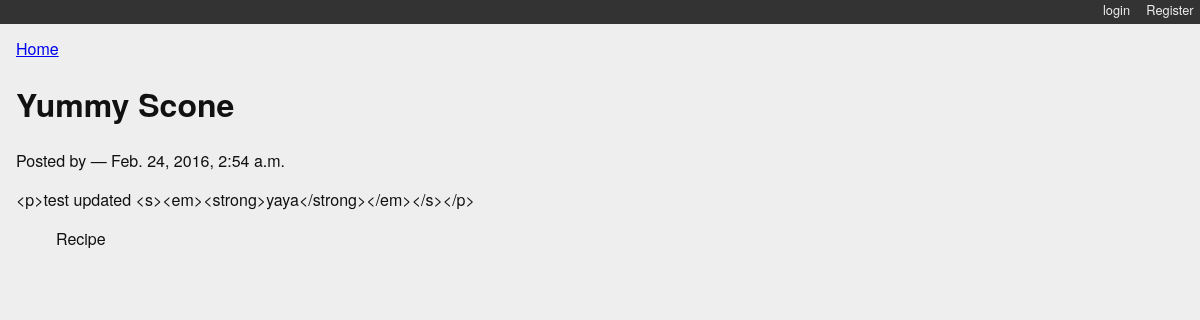
The page /posts/9/ on the database its author committed.
### myblog/models.py (models this page shows)
class Post(models.Model):
    title = models.CharField(max_length=128)
    text = RichTextField(blank=True)
    author = models.ForeignKey(User)
    created_date = models.DateTimeField(auto_now_add=True)
    modified_date = models.DateTimeField(auto_now=True)
    published_date = models.DateTimeField(blank=True, null=True)
    def __str__(self):
        return self.title

class Category(models.Model):
    name = models.CharField(max_length=128)
    description = models.TextField(blank=True)
    posts = models.ManyToManyField(Post, blank=True, related_name='categories')
    class Meta:
        verbose_name_plural = "categories"
    def __str__(self):
        return self.name

### myblog/views.py (the view)
def detail_view(request, post_id):
    published = Post.objects.exclude(published_date__exact=None)
    try:
        post = published.get(pk=post_id)
    except Post.DoesNotExist:
        raise Http404
    context = {'post': post}
    return render(request, 'detail.html', context)

### myblog/templates/detail.html
{% extends "base.html" %}
{% block content %}
<a class="backlink" href="/">Home</a>
<h1>{{ post }}</h1>
<p class="byline">
  Posted by {{ post.author_name }} &mdash; {{ post.published_date }}
</p>
<div class="post-body">
  {{ post.text }}
</div>
<ul class="categories">
  {% for category in post.categories.all %}
    <li>{{ category }}</li>
  {% endfor %}
</ul>
{% endblock %}

### myblog/static/django_blog.css (style rules this page uses)
body { background-color: #eee; color: #111; font-family: "HelveticaNeue-Light", "Helvetica Neue Light", "Helvetica Neue", Helvetica, Arial, "Lucida Grande", sans-serif; margin:0; padding:0; }
ul.categories { list-style: none; list-style-type: none; }
ul.categories li { display: inline; }

### rows shown on the page
Post: title "Yummy Scone", published_date "Feb. 24, 2016, 2:54 a.m.", text "<p>test updated <s><em><strong>yaya</strong></em></s></p>"
Category: name "Recipe"
